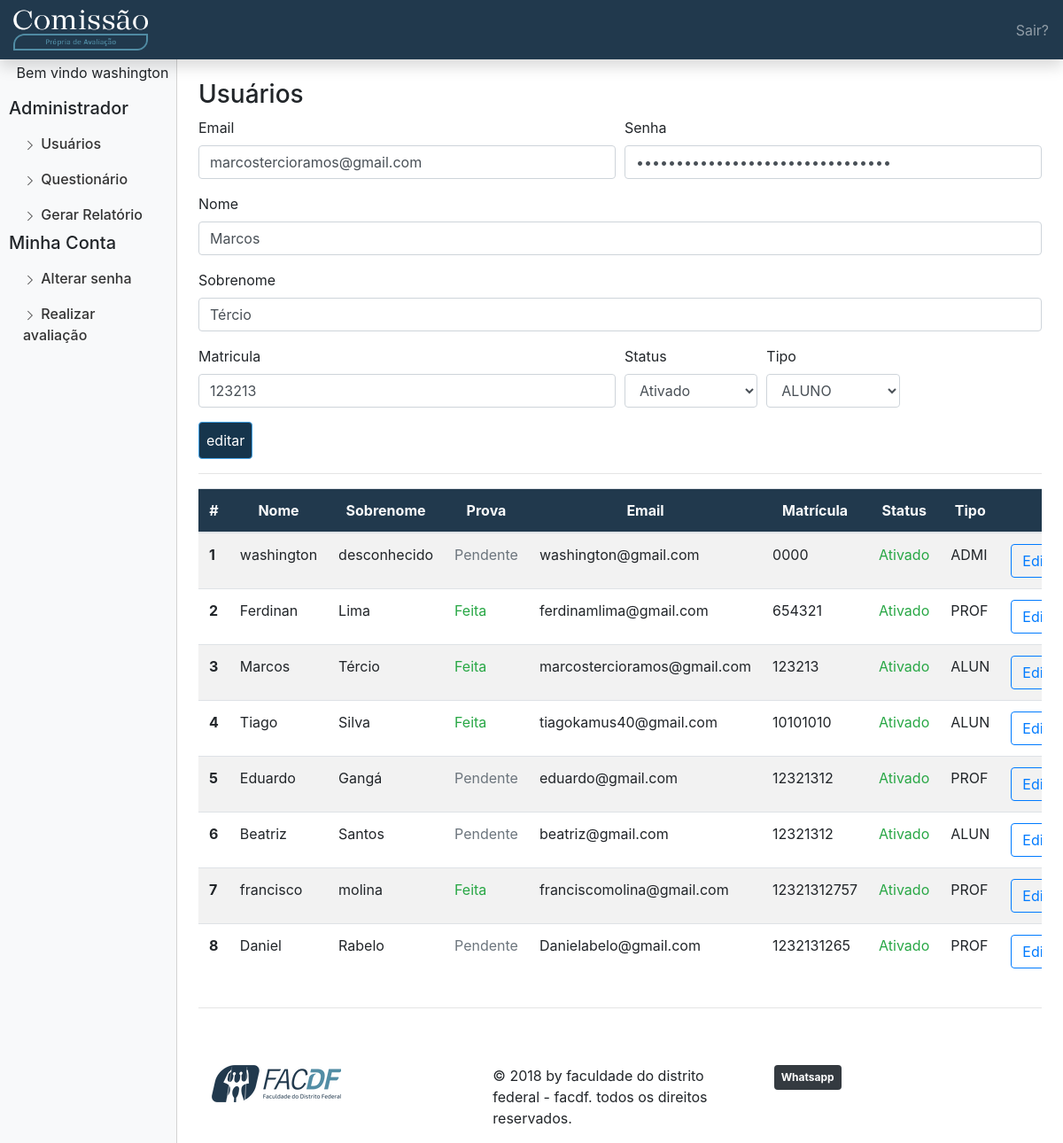
/dashboard.php?pag=administrarUsuario&id=39&acao=editar (signed in), run on the app's committed database.
### tables this page shows
CREATE TABLE `usuario` (
  `cod_usuario` int(11) NOT NULL,
  `matricula` varchar(60) DEFAULT NULL,
  `status` tinyint(1) DEFAULT 0,
  `sobrenome` varchar(100) DEFAULT NULL,
  `senha` varchar(80) NOT NULL,
  `email` varchar(100) DEFAULT NULL,
  `nome` varchar(100) DEFAULT NULL,
  `cod_perfil` int(11) DEFAULT NULL
);

CREATE TABLE `perfil` (
  `detalhe` varchar(60) DEFAULT NULL,
  `cod_perfil` int(11) NOT NULL,
  `tipo_perfil` varchar(20) DEFAULT NULL
);

### modelo/DAO/ClasseUsuarioDAO.php (called while the page is built, shortened)
<?php
class ClasseUsuarioDAO {
	 public function listarUsuario(){
     try{
         $pdo = conexao::getInstance();
         $listarusuario=$pdo->prepare("SELECT * FROM usuario order by cod_usuario desc");
         $listarusuario->execute();
         $usuariolist= array();
         while($usuarioObj=$listarusuario->fetchObject(__CLASS__) ){
             $usuariolist[]=$usuarioObj;
         }
         return $usuariolist;
     }
     catch(PDOException $erro){
         echo $erro->getTraceAsString();
     }
    }
    public function selecionarUnicoUsuario($id){
        $pdo = conexao::getInstance();
        $selecionarUnicoUsuario = $pdo->prepare("select * from usuario where cod_usuario=:id");
        $selecionarUnicoUsuario->bindvalue(":id",$id);
        $selecionarUnicoUsuario->execute();
        $resultado = $selecionarUnicoUsuario -> fetch(PDO::FETCH_ASSOC);
        return $resultado;
    }
    public function pesquisarPerfis(){
        $pdo = conexao :: getInstance();
        $pesquisarPerfis = $pdo->prepare("select * from perfil");
        $pesquisarPerfis->execute();
        $resultado = $pesquisarPerfis ->fetchall(PDO::FETCH_ASSOC);
        return $resultado;
    }
}
?>

### controle/controladorCadastrarUsuario.php (called while the page is built, shortened)
<?php
require_once "modelo/DAO/ClasseUsuarioDAO.php";
		?>
			<?php
include 'controladorPesquisarUsuario.php';
include "controladorPesquisarPerfis.php";
include "visao/cadastrarUsuarioForm.php";

### controle/controladorPesquisarUsuario.php (called while the page is built, shortened)
<?php
if(isset($_GET['id']) AND $_GET['id']!="" AND $_GET['acao'] == "editar"){
	$id=$_GET['id'];
	$selecionarUmUsuario = new classeUsuarioDAO();
	@$selecionar=$selecionarUmUsuario->selecionarUnicoUsuario($id);
		?>
		<?php
}

### controle/controladorPesquisarPerfis.php (called while the page is built)
<?php
require_once 'modelo/DAO/ClasseUsuarioDAO.php';
$trazerperfis = new classeUsuarioDAO();
$perfisresul = $trazerperfis->pesquisarPerfis();
?>

### controle/controladorListarUsuario.php (called while the page is built, shortened)
<?php
require_once 'modelo/DAO/ClasseUsuarioDAO.php';
function fezprova($tipousuario,$idUsuario){
require_once "modelo/DAO/ClasseQuestionarioDAO.php";
if ($tipousuario==ADMINISTRADOR or $tipousuario==PROFESSORES or $tipousuario==AUXILIAR){
	$tipo_questionario=4;
}
else{
	$tipo_questionario=3;
}
$verificaQuestionarioDAO = new classeQuestionarioDAO();
$verificacao =$verificaQuestionarioDAO->verificarFezAvaliacao($tipo_questionario,$idUsuario);
return $verificacao;
}
$novoUsuarioDAO = new classeUsuarioDAO();
$usuario =$novoUsuarioDAO->listarUsuario();
include "visao/listarUsuarioTab.php";

### modelo/DAO/ClasseQuestionarioDAO.php (called while the page is built, shortened)
<?php
class ClasseQuestionarioDAO {
          ?>
          <?php
     public function verificarFezAvaliacao($tipo_questionario,$id){
      $pdo=conexao::getInstance();
      $relatorio = $pdo->prepare("SELECT r.cod_alternativa_resposta, GROUP_CONCAT(p.pergunta order by p.cod_pergunta ASC separator ';') pergunta, q.nome nomequestionario, d.titulo titulo from pergunta p
        INNER JOIN dimensao d ON d.cod_dimensao=p.cod_dimensao
        INNER JOIN pergunta_questionario as pq ON p.cod_pergunta=pq.cod_pergunta
        INNER JOIN (SELECT * FROM resposta  WHERE cod_usuario=:cod_usuario) r ON r.cod_pergunta=p.cod_pergunta
        INNER JOIN (SELECT * FROM questionario WHERE status_questionario= 1 and cod_tipo_questionario = :tipo_questionario) q on q.cod_questionario=pq.cod_questionario
        GROUP BY p.cod_dimensao
        ");
      $relatorio->bindvalue(":cod_usuario",$id);
      $relatorio->bindvalue(":tipo_questionario",$tipo_questionario);
      $relatorio->execute();
      $relatoriolist= array();
      while($relatorioObj=$relatorio->fetchObject(__CLASS__) ){
       $relatoriolist[]=$relatorioObj;
     }
     return $relatoriolist;
   }
 }

### visao/listarUsuarioTab.php (the view, shortened to what this page needs)
<hr>
<div class="table-responsive">
	<table class="table  table-hover table-striped">
		<thead class="back-color text-light">
			<tr class="text-center">
				<th scope="col">#</th>
				<th scope="col">Nome</th>
				<th scope="col">Sobrenome</th>
				<th scope="col">Prova</th>
				<th scope="col">Email</th>
				<th scope="col">Matrícula</th>
				<th scope="col">Status</th>
				<th scope="col" colspan="">Tipo</th>
				<th scope="col" colspan="4" >Ações</th>
			</tr>
		</thead>
		<tbody>
			<?php
			if(isset($usuario)){
				$flag=0;
				foreach($usuario as $usuarioBuscados){
					$flag+=1;
					?>
					<tr>
						<th scope="row"><?php echo $flag; ?></th>
						<td><?php echo $usuarioBuscados->nome ?></td>
						<td><?php echo $usuarioBuscados->sobrenome ?></td>
						<td><?php echo fezprova($usuarioBuscados->cod_perfil,$usuarioBuscados->cod_usuario)==TRUE? '<span class="text-success">Feita</span>':'<span class="text-secondary">Pendente</span>'?></td>
						<td><?php echo $usuarioBuscados->email ?></td>
						<td><?php echo $usuarioBuscados->matricula ?></td>
						<td><?php echo ($usuarioBuscados->status==0?'<span class="text-secondary">Desativado</span>':'<span class="text-success">Ativado</span>') ?></td>
						<td>
						<?php
						foreach($perfisresul as $perfis){
							?>
						<?php echo substr(($usuarioBuscados->cod_perfil==$perfis['cod_perfil']? $perfis['tipo_perfil']:''),0,4);
						?>
					<?php } ?>
						</td>
						<td><a href="?pag=administrarUsuario&id=<?php echo $usuarioBuscados->cod_usuario ?>&acao=editar"><button id="editarUsuario" class="btn btn-outline-primary">Editar</button></a></td>
					</tr>
					<?php
				}
			}
			else{
				echo "Nenhum usuario para listar";
			}
			?>
			</tbody>
		</table>
	</div>

### dashboard.php (shortened to what this page needs)
<!doctype html>
<html lang="en">
<head>
	<link rel="stylesheet" href="css/bootstrap.css" >
	<link rel="stylesheet" href="dashboard.css" >
</head>
<body>
	<nav class="navbar navbar-dark  fixed-top flex-md-nowrap p-0 shadow back-color">
		<a class="navbar-brand col-sm-3 col-md-2 mr-0"   href="#">
			<img width="152px" height="57px" src="img/LOGO(fundoescuro).png">
		</a>
		<ul class="navbar-nav px-3">
			<li class="nav-item text-nowrap">
				<a class="nav-link" href="dashboard.php?sair">Sair?</a>
			</li>
		</ul>
	</nav>
	<div class="container-fluid my-10">
		<div class="row">
			<div class="col-md-2 bg-light d-none d-md-block sidebar">
				<div class="left-sidebar">
					<ul class="nav flex-column sidebar-nav">
						<li class="text-center">
							<?php
							include 'controle/controladorLinks.php';
							echo isset($_SESSION['cod_usuario']) ? "Bem vindo ".$usuarioinformacao['nome']:'';
							?>
						</li>
						<?php
						if($_SESSION['cod_perfil']==ADMINISTRADOR){
						?>
						<h5 class="mt-3">Administrador</h5>
						<li class="nav-item">
							<a class="nav-link active" href="?pag=administrarUsuario">
								Usuários
							</a>
						</li>
						<li class="nav-item">
							<a class="nav-link" href="?pag=questionario">
								<svg class="bi bi-chevron-right" width="16" height="16" viewBox="0 0 20 20" fill="currentColor" xmlns="http://www.w3.org/2000/svg"><path fill-rule="evenodd" d="M6.646 3.646a.5.5 0 01.708 0l6 6a.5.5 0 010 .708l-6 6a.5.5 0 01-.708-.708L12.293 10 6.646 4.354a.5.5 0 010-.708z" clip-rule="evenodd"/></svg>
								Questionário
							</a>
						</li>
						<li class="nav-item">
							<a class="nav-link" href="?pag=relatorio">
								<svg class="bi bi-chevron-right" width="16" height="16" viewBox="0 0 20 20" fill="currentColor" xmlns="http://www.w3.org/2000/svg"><path fill-rule="evenodd" d="M6.646 3.646a.5.5 0 01.708 0l6 6a.5.5 0 010 .708l-6 6a.5.5 0 01-.708-.708L12.293 10 6.646 4.354a.5.5 0 010-.708z" clip-rule="evenodd"/></svg>
								Gerar Relatório
							</a>
						</li>
						<?php } ?>
						<h5>Minha Conta</h4>
							<li class="nav-item">
								<a class="nav-link" href="?pag=alterarSenha">
									<svg class="bi bi-chevron-right" width="16" height="16" viewBox="0 0 20 20" fill="currentColor" xmlns="http://www.w3.org/2000/svg"><path fill-rule="evenodd" d="M6.646 3.646a.5.5 0 01.708 0l6 6a.5.5 0 010 .708l-6 6a.5.5 0 01-.708-.708L12.293 10 6.646 4.354a.5.5 0 010-.708z" clip-rule="evenodd"/></svg>
									Alterar senha
								</a>
							</li>
							<li class="nav-item">
								<a class="nav-link" href="?pag=apresentacaoAvaliacao">
									<svg class="bi bi-chevron-right" width="16" height="16" viewBox="0 0 20 20" fill="currentColor" xmlns="http://www.w3.org/2000/svg"><path fill-rule="evenodd" d="M6.646 3.646a.5.5 0 01.708 0l6 6a.5.5 0 010 .708l-6 6a.5.5 0 01-.708-.708L12.293 10 6.646 4.354a.5.5 0 010-.708z" clip-rule="evenodd"/></svg>
									Realizar avaliação
								</a>
							</li>
						</ul>
					</div>
				</div>
			</div>
		</div>
		<main role="main" class="col-md-9 ml-sm-auto col-lg-10 px-4 ">
			<?php
			$controladorLinks = new controladorLinks();
			@$pagina = $_GET['pag'];
			echo
			!isset($_GET['pag']) ? $link = $controladorLinks->index() : $link = $controladorLinks::$pagina();
			?>
			<hr>
			<div class="container mt-5 ">
				<div class="row">
					<div class="col">
						<a href="https://www.facdf.com.br/"><img class="pt-3 mx-auto" src="img/facdflogo.png">
						</a>
					</div>
					<div class="col">
						<p class="pt-3 mx-auto"> © 2018 by faculdade do distrito federal - facdf. todos os direitos reservados.</p>
					</div>
					<div class="col pt-3">
						<a class="badge badge-dark p-2"  href="http://bit.ly/5561991324926">Whatsapp</a></span>
					</div>
				</div>
			</main>
</body>
</html>

### visao/cadastrarUsuarioForm.php (shortened to what this page needs)
 <form method="post" action="">
 	<div class="form-row" >
 		<div class="form-group col-md-6">
 			<label for="inputEmail">Email</label>
 			<input type="email" value ="<?php echo @$selecionar['email'];?>"name="email" class="form-control" id="inputEmail" placeholder="Email">
 		</div>
 		<div class="form-group col-md-6">
 			<label for="inputSenha">Senha</label>
 			<input type="password" name="senha" value="<?php echo @$selecionar['senha'];?>" class="form-control" id="inputSenha" required placeholder="Senha">
 		</div>
 	</div>
 	<div class="form-group">
 		<label for="inputname">Nome</label>
 		<input type="text" name="nome" value="<?php echo @$selecionar['nome'];?>" class="form-control" id="inputNome" placeholder="Digite um nome">
 	</div>
 	<div class="form-group">
 		<label for="inputsobrenome">Sobrenome</label>
 		<input type="text" name="sobrenome" value="<?php echo @$selecionar['sobrenome'];?>" class="form-control" id="inputSobrenome" placeholder="Sobrenome">
 	</div>
 	<div class="form-row">
 		<div class="form-group col-md-6">
 			<label for="inputmatricula">Matricula</label>
 			<input type="text" name="matricula" value="<?php echo @$selecionar['matricula'];?>"class="form-control" id="inputMatricula">
 		</div>
 		<div class="form-group col-md-2">
 			<label for="inputStatus">Status</label>
 			<select id="inputStatus" name="status" required class="form-control">
 				<option value="1"<?php echo (@$selecionar['status'] == true  & isset($_GET['acao']) ? 'selected' : '');?>>Ativado</option>
 			</select>
 		</div>
 		<div class="form-group col-md-2">
 			<label for="tipousuario">Tipo</label>
 			<select id="tipousuario" name="tipousuario" required="" class="form-control">
 				<?php
 				foreach($perfisresul as $perfil){
 					?>
 					<option value="<?php echo $perfil['cod_perfil']; ?>" <?php echo(@$selecionar['cod_perfil']==$perfil['cod_perfil']?'selected':'');?>>
 						<?php echo $perfil['tipo_perfil'];?></option>
 						<?php
 					}
 					?>-->
			</select>
		</div>
	</div>
<button type="submit" class="btn btn-primary p-2"><?php echo (@$_GET['acao']!='editar' ?  'Cadastrar': 'editar')?></button>
</form>

### dashboard.css (style rules this page uses)
.sidebar { position: fixed; left: 0; bottom: 0; top: 0; z-index: 100; padding: 70px 0 0 10px; border-right: 1px solid #d3d3d3; }
.left-sidebar { position: sticky; top:0; height: calc(100vh - 70px) }
.sidebar-nav li .nav-link { color: #333; font-weight: 500; }
main { padding-top: 90px; }
.back-color { background:#21394d; }

### data on the page
usuario: nome "washington", sobrenome "desconhecido", shows "Pendente", email "washington@gmail.com", matricula "0000", status "Ativado", cod_perfil.tipo_perfil "ADMI"
usuario: email "marcostercioramos@gmail.com", nome "Marcos", sobrenome "Tércio", matricula "123213", status "Ativado", tipousuario "ALUNO", shows "Feita", cod_perfil.tipo_perfil "ALUN"
usuario: nome "Ferdinan", sobrenome "Lima", shows "Feita", email "ferdinamlima@gmail.com", matricula "654321", status "Ativado", cod_perfil.tipo_perfil "PROF"
usuario: nome "Tiago", sobrenome "Silva", shows "Feita", email "tiagokamus40@gmail.com", matricula "10101010", status "Ativado", cod_perfil.tipo_perfil "ALUN"
usuario: nome "Eduardo", sobrenome "Gangá", shows "Pendente", email "eduardo@gmail.com", matricula "12321312", status "Ativado", cod_perfil.tipo_perfil "PROF"
usuario: nome "Beatriz", sobrenome "Santos", shows "Pendente", email "beatriz@gmail.com", matricula "12321312", status "Ativado", cod_perfil.tipo_perfil "ALUN"
usuario: nome "francisco", sobrenome "molina", shows "Feita", email "franciscomolina@gmail.com", matricula "12321312757", status "Ativado", cod_perfil.tipo_perfil "PROF"
usuario: nome "Daniel", sobrenome "Rabelo", shows "Pendente", email "Danielabelo@gmail.com", matricula "1232131265", status "Ativado", cod_perfil.tipo_perfil "PROF"
